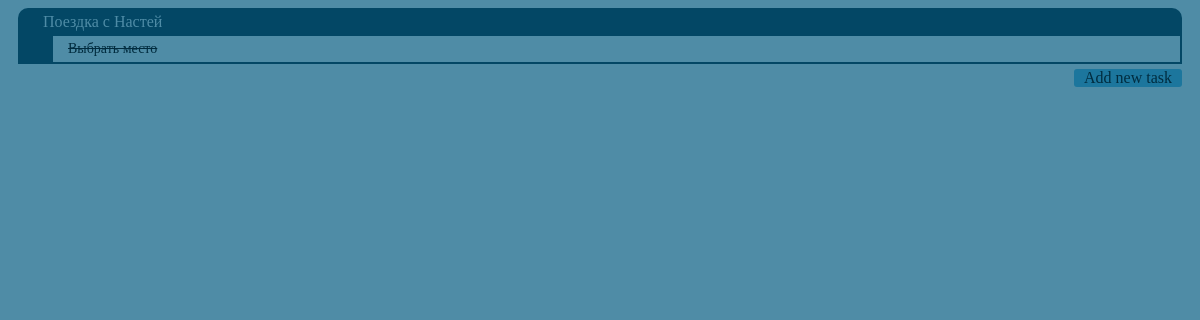
Before: /taskmanager/ with the older database file.
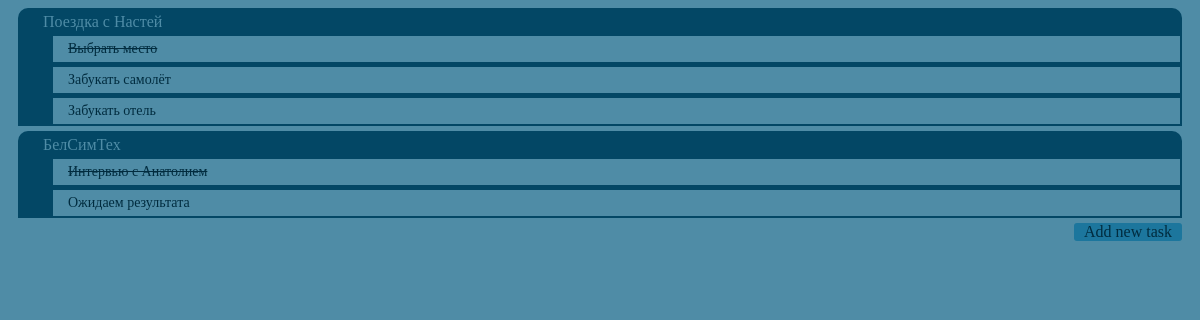
After: the same page with the newer database file.
### taskmanager/models.py (models this page shows, shortened)
class Task(models.Model):
	parent 			= models.ForeignKey('self', null=True, blank=True)
	name 			= models.CharField(max_length=200)
	description 	= models.TextField(max_length=1024)
	create_date 	= models.DateTimeField('creation date')
	due_date 		= models.DateTimeField('due date', blank=True, null=True)
	done_date 		= models.DateTimeField('done date', blank=True, null=True)
	done 			= models.BooleanField(default=False)

### taskmanager/views.py (the view)
def index(request):
	tasks = Task.objects.order_by('-create_date').reverse()
	context = { 'tasks':tasks }
	return render(request, 'taskmanager/index.html', context)

### taskmanager/templates/taskmanager/index.html (shortened to what this page needs)
{%load staticfiles %}
<!DOCTYPE html>
<html>
	<head>
		<link rel="stylesheet" type="text/css" href="{% static 'taskmanager/style.css'%}" />
	</head>
	<body>
		{% if tasks %}
			{% for task in tasks %}
				{% if task.parent.name == 'root' %}
					<div id='task_button' {% if task.done %} id='task_done' {% endif %}>
						<div id='task_label' onclick="location.href='/taskmanager/{{task.id}}/'"> {{task.name}} </div>
						{% if not task.done %}
							{% for child in task.task_set.all %}
								<div id='subtask_container'>
									{% if child.done %} <strike> {% endif %}
									<div id='subtask_button' onclick="location.href='/taskmanager/{{child.id}}/'; ">  {{ child.name }}  </div>
									{% if child.done %} </strike> {% endif %}
								</div>
							{% endfor %}
						{% endif %}
					</div>
				{% endif %}
			{% endfor %}
		{% else %}
			<p> No tasks. Seems that you're a free man </p>
		{% endif %}
		<div id='button' onclick="location.href='/taskmanager/new_task/1/'"> Add new task </div>
	</body>
</html>

Changed rows visible on the page:
added Task: name "Забукать самолёт", shown under "Поездка с Настей"
added Task: name "Забукать отель", shown under "Поездка с Настей"
added Task: name "БелСимТех"
added Task: name "Интервью с Анатолием", shown under "БелСимТех"
added Task: name "Ожидаем результата", shown under "БелСимТех"
